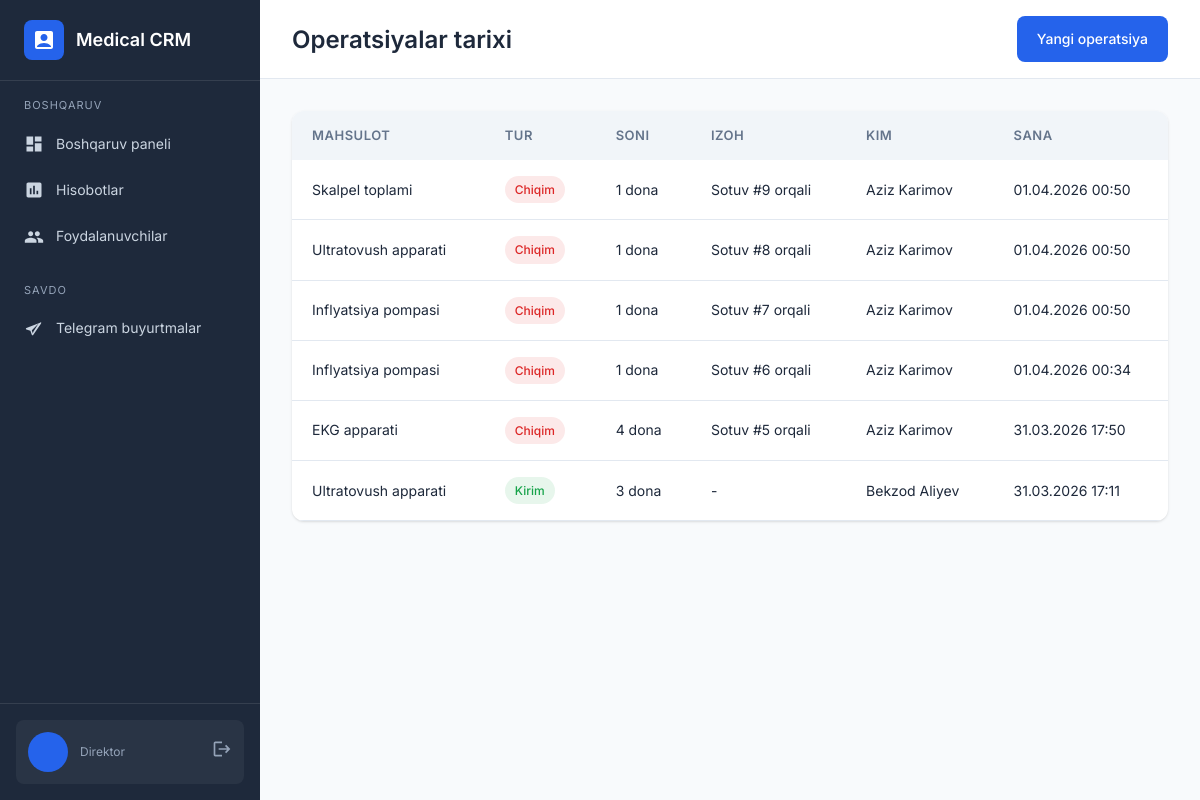
The app's page /transactions/ (signed in) with its own data.
### backend/main/models.py (models this page shows, shortened)
class User(AbstractUser):
    ROLE_CHOICES = [
        ('director', 'Direktor'),
        ('seller', 'Sotuvchi'),
        ('warehouse', 'Omborchi'),
        ('supplier', 'Yetkazib beruvchi'),
        ('courier', 'Kuryer'),
    ]
    role = models.CharField(max_length=20, choices=ROLE_CHOICES, default='seller')
    phone = models.CharField(max_length=20, blank=True)
    class Meta:
        verbose_name = 'Foydalanuvchi'
        verbose_name_plural = 'Foydalanuvchilar'

class WarehouseTransaction(models.Model):
    TYPE_CHOICES = [
        ('in', 'Kirim'),
        ('out', 'Chiqim'),
    ]
    product = models.ForeignKey(Product, on_delete=models.CASCADE, related_name='transactions', verbose_name='Mahsulot')
    transaction_type = models.CharField(max_length=10, choices=TYPE_CHOICES, verbose_name='Amal turi')
    quantity = models.PositiveIntegerField(verbose_name='Soni')
    notes = models.TextField(blank=True, verbose_name='Izoh')
    created_by = models.ForeignKey(User, on_delete=models.CASCADE, verbose_name='Kim tomonidan')
    created_at = models.DateTimeField(auto_now_add=True)
    class Meta:
        verbose_name = 'Ombor operatsiyasi'
        verbose_name_plural = 'Ombor operatsiyalari'

class Product(models.Model):
    name = models.CharField(max_length=300, verbose_name='Mahsulot nomi')
    category = models.ForeignKey(Category, on_delete=models.CASCADE, related_name='products', verbose_name='Kategoriya')
    description = models.TextField(blank=True, verbose_name='Tavsif')
    price = models.DecimalField(max_digits=12, decimal_places=2, verbose_name='Narxi (soʻm)')
    stock = models.PositiveIntegerField(default=0, verbose_name='Ombordagi soni')
    unit = models.CharField(max_length=50, default='dona', verbose_name='Oʻlchov birligi')
    image = models.ImageField(upload_to='products/', blank=True, null=True, verbose_name='Rasm')
    created_at = models.DateTimeField(auto_now_add=True)
    updated_at = models.DateTimeField(auto_now=True)
    class Meta:
        verbose_name = 'Mahsulot'
        verbose_name_plural = 'Mahsulotlar'

### backend/main/views.py (the view)
# urls.py: path('transactions/', views.transactions_history, name='transactions'),
@login_required
def transactions_history(request):
    if request.user.role != 'director':
        messages.error(request, "Sizga bu sahifaga kirish ruxsati yo'q")
        return redirect('dashboard')
    transactions = WarehouseTransaction.objects.select_related('product', 'created_by').order_by('-created_at')
    return render(request, 'transactions.html', {'transactions': transactions})

### frontend/templates/transactions.html (shortened to what this page needs)
{% extends 'base.html' %}
{% block content %}
<div class="top-bar">
    <h1 class="page-title">Operatsiyalar tarixi</h1>
    <div class="page-actions">
        <a href="{% url 'warehouse_transaction' %}" class="btn btn-primary">Yangi operatsiya</a>
    </div>
</div>
<div class="page-content">
    <div class="table-container">
        <table>
            <thead>
                <tr>
                    <th>Mahsulot</th>
                    <th>Tur</th>
                    <th>Soni</th>
                    <th>Izoh</th>
                    <th>Kim</th>
                    <th>Sana</th>
                </tr>
            </thead>
            <tbody>
                {% for t in transactions %}
                <tr>
                    <td>{{ t.product.name }}</td>
                    <td>
                        <span class="badge badge-{% if t.transaction_type == 'in' %}success{% else %}danger{% endif %}">
                            {{ t.get_transaction_type_display }}
                        </span>
                    </td>
                    <td>{{ t.quantity }} {{ t.product.unit }}</td>
                    <td>{{ t.notes|default:'-' }}</td>
                    <td>{{ t.created_by.get_full_name }}</td>
                    <td>{{ t.created_at|date:"d.m.Y H:i" }}</td>
                </tr>
                {% endfor %}
            </tbody>
        </table>
    </div>
</div>
{% endblock %}

### frontend/templates/base.html (shortened to what this page needs)
{% load static %}
<!DOCTYPE html>
<html lang="uz">
<head>
    <link rel="stylesheet" href="{% static 'css/style.css' %}">
</head>
<body>
    {% if request.user.is_authenticated %}
    <div class="layout">
        <aside class="sidebar">
            <div class="sidebar-header">
                <div class="sidebar-logo">
                    <div class="sidebar-logo-icon">
                        <svg viewBox="0 0 24 24"><path d="M19 3H5c-1.1 0-2 .9-2 2v14c0 1.1.9 2 2 2h14c1.1 0 2-.9 2-2V5c0-1.1-.9-2-2-2zm-7 3c1.93 0 3.5 1.57 3.5 3.5S13.93 13 12 13s-3.5-1.57-3.5-3.5S10.07 6 12 6zm7 13H5v-.23c0-.62.28-1.2.76-1.58C7.47 15.82 9.64 15 12 15s4.53.82 6.24 2.19c.48.38.76.97.76 1.58V19z"/></svg>
                    </div>
                    <span class="sidebar-logo-text">Medical CRM</span>
                </div>
            </div>
            <nav class="sidebar-nav">
                {% if request.user.role == 'director' %}
                <div class="nav-section">
                    <div class="nav-section-title">Boshqaruv</div>
                    <a href="{% url 'dashboard' %}" class="nav-item {% if request.path == '/dashboard/' %}active{% endif %}">
                        <svg viewBox="0 0 24 24"><path d="M3 13h8V3H3v10zm0 8h8v-6H3v6zm10 0h8V11h-8v10zm0-18v6h8V3h-8z"/></svg>
                        <span>Boshqaruv paneli</span>
                    </a>
                    <a href="{% url 'reports' %}" class="nav-item {% if '/reports' in request.path %}active{% endif %}">
                        <svg viewBox="0 0 24 24"><path d="M19 3H5c-1.1 0-2 .9-2 2v14c0 1.1.9 2 2 2h14c1.1 0 2-.9 2-2V5c0-1.1-.9-2-2-2zM9 17H7v-7h2v7zm4 0h-2V7h2v10zm4 0h-2v-4h2v4z"/></svg>
                        <span>Hisobotlar</span>
                    </a>
                    <a href="{% url 'users' %}" class="nav-item {% if '/users' in request.path %}active{% endif %}">
                        <span>Foydalanuvchilar</span>
                    </a>
                </div>
                {% endif %}
                <div class="nav-section">
                    <div class="nav-section-title">Savdo</div>
                    {% if request.user.role == 'director' or request.user.role == 'seller' %}
                    <a href="{% url 'telegram_orders' %}" class="nav-item {% if '/telegram-orders' in request.path %}active{% endif %}">
                        <svg viewBox="0 0 24 24"><path d="M21.5 3.5 2.9 10.66c-.86.34-.84 1.57.03 1.88l4.72 1.69 1.68 4.72c.31.87 1.54.89 1.88.03L20.5 5.38c.31-.83-.52-1.66-1.35-1.35zM9.5 13.42l7.88-7.88-6.17 9.63-.57 2.3-.63-1.77-.51-1.45z"/></svg>
                        <span>Telegram buyurtmalar</span>
                    </a>
                    {% endif %}
                </div>
            </nav>
            <div class="sidebar-footer">
                <div class="user-info">
                    <div class="user-avatar">{{ request.user.first_name.0|upper }}{{ request.user.last_name.0|upper }}</div>
                    <div class="user-details">
                        <div class="user-role">{{ request.user.get_role_display }}</div>
                    </div>
                    <a href="{% url 'logout' %}" style="color: var(--gray-light);">
                        <svg width="20" height="20" viewBox="0 0 24 24" fill="currentColor"><path d="M17 7l-1.41 1.41L18.17 11H8v2h10.17l-2.58 2.58L17 17l5-5zM4 5h8V3H4c-1.1 0-2 .9-2 2v14c0 1.1.9 2 2 2h8v-2H4V5z"/></svg>
                    </a>
                </div>
            </div>
        </aside>
        <main class="main-content">
            {% block content %}{% endblock %}
        </main>
    </div>
    {% else %}
    {% block login_content %}{% endblock %}
    {% endif %}
</body>
</html>

### frontend/static/css/style.css (style rules this page uses)
:root { --primary: #2563eb; --primary-dark: #1d4ed8; --primary-light: #3b82f6; --secondary: #64748b; --success: #16a34a; --success-light: #22c55e; --danger: #dc2626; --danger-light: #ef4444; --warning: #f59e0b; --info: #06b6d4; --dark: #1e293b; --dark-light: #334155; --gray: #64748b; --gray-light: #94a3b8; --gray-100: #f1f5f9; --gray-200: #e2e8f0; --gray-300: #cbd5e1; --white: #ffffff; --bg: #f8fafc; --border: #e2e8f0; --shadow: 0 1px 3px 0 rgb(0 0 0 / 0.1), 0 1px 2px -1px rgb(0 0 0 / 0.1); --shadow-md: 0 4px 6px -1px rgb(0 0 0 / 0.1), 0 2px 4px -2px rgb(0 0 0 / 0.1); --shadow-lg: 0 10px 15px -3px rgb(0 0 0 / 0.1), 0 4px 6px -4px rgb(0 0 0 / 0.1); --radius: 8px; --radius-sm: 4px; --radius-lg: 12px; }
* { margin: 0; padding: 0; box-sizing: border-box; }
body { font-family: 'Inter', -apple-system, BlinkMacSystemFont, 'Segoe UI', sans-serif; font-size: 14px; line-height: 1.6; color: var(--dark); background: var(--bg); min-height: 100vh; }
a { color: var(--primary); text-decoration: none; transition: color 0.2s; }
h1, h2, h3, h4, h5, h6 { font-weight: 600; color: var(--dark); line-height: 1.3; }
h1 { font-size: 32px; }
.btn { display: inline-flex; align-items: center; justify-content: center; gap: 8px; padding: 12px 20px; font-size: 14px; font-weight: 500; border: none; border-radius: var(--radius); cursor: pointer; transition: all 0.2s; }
.btn-primary { background: var(--primary); color: var(--white); }
.layout { display: flex; min-height: 100vh; }
.sidebar { width: 260px; background: var(--dark); color: var(--white); display: flex; flex-direction: column; position: fixed; height: 100vh; left: 0; top: 0; z-index: 100; }
.sidebar-header { padding: 20px 24px; border-bottom: 1px solid rgba(255,255,255,0.1); }
.sidebar-logo { display: flex; align-items: center; gap: 12px; }
.sidebar-logo-icon { width: 40px; height: 40px; background: var(--primary); border-radius: var(--radius); display: flex; align-items: center; justify-content: center; }
.sidebar-logo-icon svg { width: 24px; height: 24px; fill: var(--white); }
.sidebar-logo-text { font-size: 18px; font-weight: 600; }
.sidebar-nav { flex: 1; padding: 16px 12px; overflow-y: auto; }
.nav-section { margin-bottom: 24px; }
.nav-section-title { font-size: 11px; text-transform: uppercase; letter-spacing: 1px; color: var(--gray-light); padding: 0 12px; margin-bottom: 8px; }
.nav-item { display: flex; align-items: center; gap: 12px; padding: 10px 12px; border-radius: var(--radius); color: var(--gray-300); transition: all 0.2s; margin-bottom: 4px; }
.nav-item svg { width: 20px; height: 20px; fill: currentColor; }
.nav-item span { font-size: 14px; }
.sidebar-footer { padding: 16px; border-top: 1px solid rgba(255,255,255,0.1); }
.user-info { display: flex; align-items: center; gap: 12px; padding: 12px; background: rgba(255,255,255,0.05); border-radius: var(--radius); }
.user-avatar { width: 40px; height: 40px; background: var(--primary); border-radius: 50%; display: flex; align-items: center; justify-content: center; font-weight: 600; font-size: 16px; }
.user-details { flex: 1; }
.user-role { font-size: 12px; color: var(--gray-light); }
.main-content { flex: 1; margin-left: 260px; min-height: 100vh; }
.top-bar { background: var(--white); border-bottom: 1px solid var(--border); padding: 16px 32px; display: flex; align-items: center; justify-content: space-between; position: sticky; top: 0; z-index: 50; }
.page-title { font-size: 24px; font-weight: 600; }
.page-actions { display: flex; align-items: center; gap: 12px; }
.page-content { padding: 32px; }
.table-container { background: var(--white); border-radius: var(--radius-lg); box-shadow: var(--shadow); overflow: hidden; }
table { width: 100%; border-collapse: collapse; }
thead { background: var(--gray-100); }
th { padding: 14px 20px; text-align: left; font-weight: 600; font-size: 13px; color: var(--gray); text-transform: uppercase; letter-spacing: 0.5px; }
td { padding: 16px 20px; border-bottom: 1px solid var(--border); }
tbody tr { transition: background 0.2s; }
.badge { display: inline-flex; align-items: center; padding: 4px 10px; border-radius: 20px; font-size: 12px; font-weight: 500; }
.badge-success { background: rgba(22, 163, 74, 0.1); color: var(--success); }
.badge-danger { background: rgba(220, 38, 38, 0.1); color: var(--danger); }

### records on screen
User: user.role "Direktor"
WarehouseTransaction: product.name "Skalpel toplami", transaction_type "Chiqim", quantity "1", product.unit "dona", notes "Sotuv #9 orqali", created_by.get_full_name "Aziz Karimov", created_at "01.04.2026 00:50"
WarehouseTransaction: product.name "Ultratovush apparati", transaction_type "Chiqim", quantity "1", product.unit "dona", notes "Sotuv #8 orqali", created_by.get_full_name "Aziz Karimov", created_at "01.04.2026 00:50"
WarehouseTransaction: product.name "Inflyatsiya pompasi", transaction_type "Chiqim", quantity "1", product.unit "dona", notes "Sotuv #7 orqali", created_by.get_full_name "Aziz Karimov", created_at "01.04.2026 00:50"
WarehouseTransaction: product.name "Inflyatsiya pompasi", transaction_type "Chiqim", quantity "1", product.unit "dona", notes "Sotuv #6 orqali", created_by.get_full_name "Aziz Karimov", created_at "01.04.2026 00:34"
WarehouseTransaction: product.name "EKG apparati", transaction_type "Chiqim", quantity "4", product.unit "dona", notes "Sotuv #5 orqali", created_by.get_full_name "Aziz Karimov", created_at "31.03.2026 17:50"
WarehouseTransaction: product.name "Ultratovush apparati", transaction_type "Kirim", quantity "3", product.unit "dona", notes "-", created_by.get_full_name "Bekzod Aliyev", created_at "31.03.2026 17:11"
